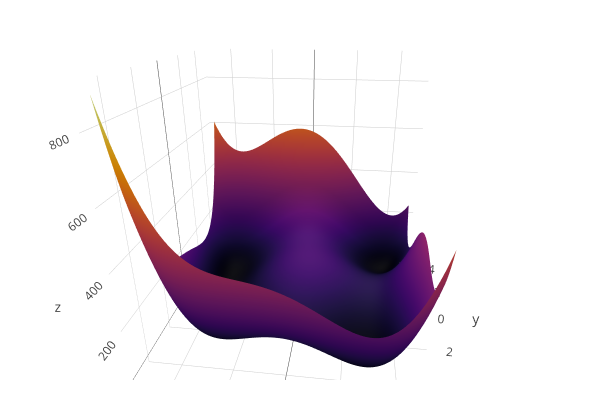

Source (notebook cell):
### Code cell
problem_plot(Himmelblau, -5:0.1:5)

### Figure 1 — Plotly figure (JSON) as saved in the notebook; plotly's stock layout.template omitted (floating-point values rounded to 4 significant figures; data arrays with more than 128 entries replaced by an {"elided": "..."} marker saying what was removed)
{"data": [{"cauto": true, "cmax": 890, "cmin": 0, "colorbar": {"title": ""}, "colorscale": [[0, "rgba(0, 0, 4, 1.000)"], [0.03448, "rgba(4, 3, 20, 1.000)"], [0.06897, "rgba(13, 8, 41, 1.000)"], [0.1034, "rgba(24, 12, 60, 1.000)"], [0.1379, "rgba(38, 12, 81, 1.000)"], [0.1724, "rgba(54, 9, 97, 1.000)"], [0.2069, "rgba(69, 10, 105, 1.000)"], [0.2414, "rgba(84, 15, 109, 1.000)"], [0.2759, "rgba(97, 19, 110, 1.000)"], [0.3103, "rgba(111, 25, 110, 1.000)"], [0.3448, "rgba(125, 30, 109, 1.000)"], [0.3793, "rgba(140, 35, 105, 1.000)"], [0.4138, "rgba(154, 40, 101, 1.000)"], [0.4483, "rgba(166, 45, 96, 1.000)"], [0.4828, "rgba(180, 51, 89, 1.000)"], [0.5172, "rgba(193, 58, 80, 1.000)"], [0.5517, "rgba(206, 67, 71, 1.000)"], [0.5862, "rgba(216, 76, 62, 1.000)"], [0.6207, "rgba(226, 87, 52, 1.000)"], [0.6552, "rgba(235, 100, 41, 1.000)"], [0.6897, "rgba(241, 115, 29, 1.000)"], [0.7241, "rgba(247, 130, 18, 1.000)"], [0.7586, "rgba(250, 144, 8, 1.000)"], [0.7931, "rgba(252, 161, 8, 1.000)"], [0.8276, "rgba(252, 178, 22, 1.000)"], [0.8621, "rgba(250, 196, 42, 1.000)"], [0.8966, "rgba(246, 213, 67, 1.000)"], [0.931, "rgba(243, 229, 93, 1.000)"], [0.9655, "rgba(242, 244, 130, 1.000)"], [1, "rgba(252, 255, 164, 1.000)"]], "name": "y1", "opacity": null, "showlegend": false, "showscale": false, "type": "surface", "uid": "2b94bc", "x": [-5, -4.9, -4.8, -4.7, -4.6, -4.5, -4.4, -4.3, -4.2, -4.1, -4, -3.9, -3.8, -3.7, -3.6, -3.5, -3.4, -3.3, -3.2, -3.1, -3, -2.9, -2.8, -2.7, -2.6, -2.5, -2.4, -2.3, -2.2, -2.1, -2, -1.9, -1.8, -1.7, -1.6, -1.5, -1.4, -1.3, -1.2, -1.1, -1, -0.9, -0.8, -0.7, -0.6, -0.5, -0.4, -0.3, -0.2, -0.1, 0, 0.1, 0.2, 0.3, 0.4, 0.5, 0.6, 0.7, 0.8, 0.9, 1, 1.1, 1.2, 1.3, 1.4, 1.5, 1.6, 1.7, 1.8, 1.9, 2, 2.1, 2.2, 2.3, 2.4, 2.5, 2.6, 2.7, 2.8, 2.9, 3, 3.1, 3.2, 3.3, 3.4, 3.5, 3.6, 3.7, 3.8, 3.9, 4, 4.1, 4.2, 4.3, 4.4, 4.5, 4.6, 4.7, 4.8, 4.9, 5], "xaxis": "x", "y": [-5, -4.9, -4.8, -4.7, -4.6, -4.5, -4.4, -4.3, -4.2, -4.1, -4, -3.9, -3.8, -3.7, -3.6, -3.5, -3.4, -3.3, -3.2, -3.1, -3, -2.9, -2.8, -2.7, -2.6, -2.5, -2.4, -2.3, -2.2, -2.1, -2, -1.9, -1.8, -1.7, -1.6, -1.5, -1.4, -1.3, -1.2, -1.1, -1, -0.9, -0.8, -0.7, -0.6, -0.5, -0.4, -0.3, -0.2, -0.1, 0, 0.1, 0.2, 0.3, 0.4, 0.5, 0.6, 0.7, 0.8, 0.9, 1, 1.1, 1.2, 1.3, 1.4, 1.5, 1.6, 1.7, 1.8, 1.9, 2, 2.1, 2.2, 2.3, 2.4, 2.5, 2.6, 2.7, 2.8, 2.9, 3, 3.1, 3.2, 3.3, 3.4, 3.5, 3.6, 3.7, 3.8, 3.9, 4, 4.1, 4.2, 4.3, 4.4, 4.5, 4.6, 4.7, 4.8, 4.9, 5], "yaxis": "y", "z": {"elided": "101x101 float values"}}], "layout": {"annotations": [], "height": 400, "margin": {"b": 20, "l": 0, "r": 0, "t": 20}, "paper_bgcolor": "rgba(255, 255, 255, 1.000)", "plot_bgcolor": "rgba(255, 255, 255, 1.000)", "scene": {"aspectmode": "auto", "aspectratio": {"x": 1, "y": 1, "z": 1}, "camera": {"center": {"x": 0, "y": 0, "z": 0}, "eye": {"x": -0.1909, "y": 1.497, "z": 0.6633}, "up": {"x": 0.0003293, "y": 0.001696, "z": 1.0}}, "xaxis1": {"anchor": "y1", "domain": [0.06582, 0.9934], "gridcolor": "rgba(0, 0, 0, 0.1)", "gridwidth": 0.5, "linecolor": "rgba(0, 0, 0, 1)", "mirror": false, "range": [-5, 5], "showgrid": true, "showline": true, "showticklabels": true, "tickangle": 0, "tickcolor": "rgb(0, 0, 0)", "tickfont": {"color": "rgba(0, 0, 0, 1)", "family": "sans-serif", "size": 11}, "tickmode": "array", "ticks": "inside", "ticktext": ["-5.0", "-2.5", "0.0", "2.5", "5.0"], "tickvals": [-5, -2.5, 0, 2.5, 5], "title": "", "titlefont": {"color": "rgba(0, 0, 0, 1)", "family": "sans-serif", "size": 15}, "type": "-", "visible": true, "zeroline": false, "zerolinecolor": "rgba(0, 0, 0, 1)"}, "yaxis1": {"anchor": "x1", "domain": [0.03762, 0.9902], "gridcolor": "rgba(0, 0, 0, 0.1)", "gridwidth": 0.5, "linecolor": "rgba(0, 0, 0, 1)", "mirror": false, "range": [-5, 5], "showgrid": true, "showline": true, "showticklabels": true, "tickangle": 0, "tickcolor": "rgb(0, 0, 0)", "tickfont": {"color": "rgba(0, 0, 0, 1)", "family": "sans-serif", "size": 11}, "tickmode": "array", "ticks": "inside", "ticktext": ["-5.0", "-2.5", "0.0", "2.5", "5.0"], "tickvals": [-5, -2.5, 0, 2.5, 5], "title": "", "titlefont": {"color": "rgba(0, 0, 0, 1)", "family": "sans-serif", "size": 15}, "type": "-", "visible": true, "zeroline": false, "zerolinecolor": "rgba(0, 0, 0, 1)"}, "zaxis1": {"gridcolor": "rgba(0, 0, 0, 0.1)", "gridwidth": 0.5, "linecolor": "rgba(0, 0, 0, 1)", "mirror": false, "range": [0, 890], "showgrid": true, "showline": true, "showticklabels": true, "tickangle": 0, "tickcolor": "rgb(0, 0, 0)", "tickfont": {"color": "rgba(0, 0, 0, 1)", "family": "sans-serif", "size": 11}, "tickmode": "array", "ticks": "inside", "ticktext": ["0", "200", "400", "600", "800"], "tickvals": [0, 200, 400, 600, 800], "title": "", "titlefont": {"color": "rgba(0, 0, 0, 1)", "family": "sans-serif", "size": 15}, "type": "-", "visible": true, "zeroline": false, "zerolinecolor": "rgba(0, 0, 0, 1)"}}, "showlegend": false, "width": 600}}
